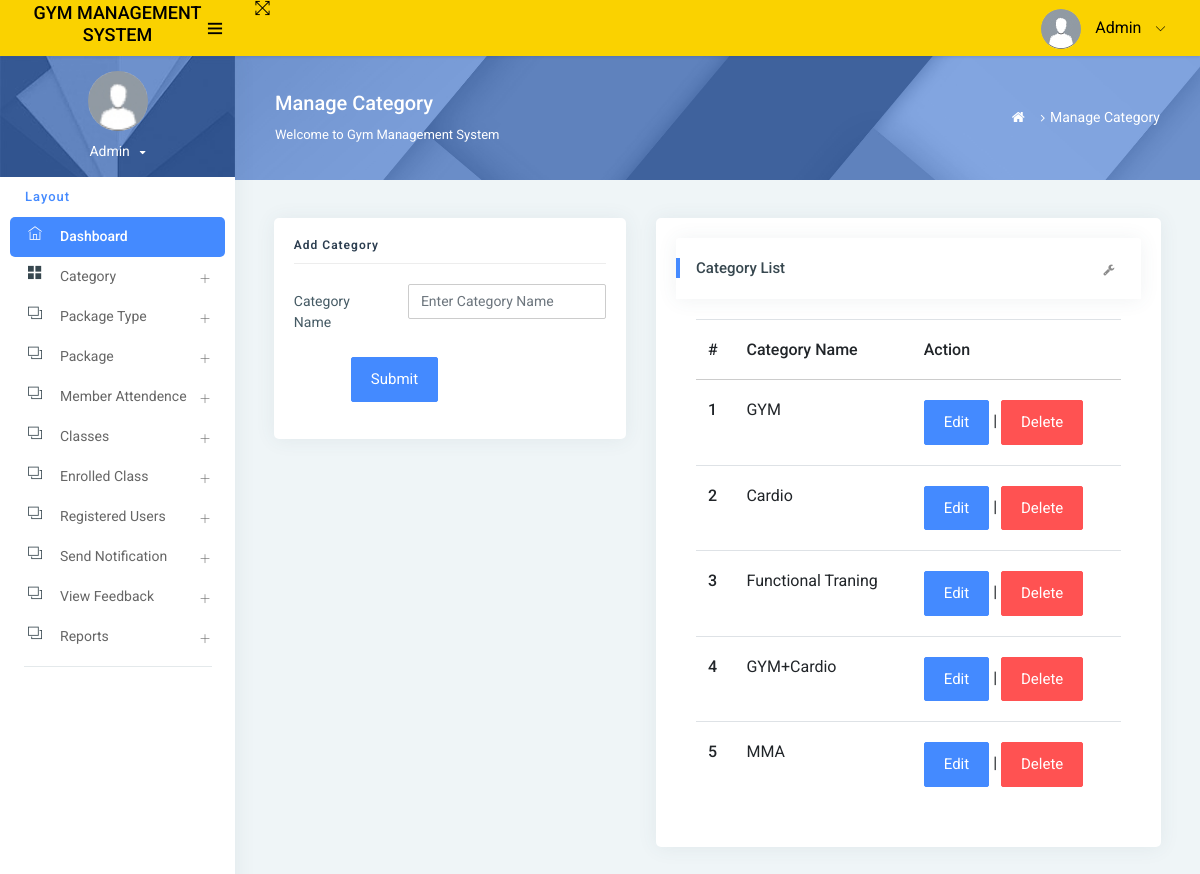
The page /manageCategory/ (signed in) on the database its author committed.
### app/models.py (models this page shows, shortened)
class Category(models.Model):
    categoryname = models.CharField(max_length=200, null=True)
    status = models.CharField(max_length=300, null=True)
    creationdate = models.DateTimeField(auto_now_add=True)

### app/views.py (the view)
# urls.py: path('manageCategory/', manageCategory, name='manageCategory'),
def manageCategory(request):
    if not request.user.is_authenticated:
        return redirect('admin_login')
    category = Category.objects.all()
    try:
        if request.method == "POST":
            categoryname = request.POST['categoryname']
            try:
                Category.objects.create(categoryname=categoryname)
                error = "no"
            except:
                error = "yes"
    except:
        pass
    return render(request, 'admin/manageCategory.html', locals())

### templates/admin/manageCategory.html (shortened to what this page needs)
{% extends 'admin_base.html' %}
{% load static %}
{% block main %}
<div class="page-header">
    <div class="page-block">
        <div class="row align-items-center">
            <div class="col-md-8">
                <div class="page-header-title">
                    <h5 class="m-b-10">Manage Category</h5>
                    <p class="m-b-0">Welcome to Gym Management System</p>
                </div>
            </div>
            <div class="col-md-4">
                <ul class="breadcrumb-title">
                    <li class="breadcrumb-item">
                        <a href="{% url 'admin_home' %}"> <i class="fa fa-home"></i> </a>
                    </li>
                    <li class="breadcrumb-item"><a href="">Manage Category</a>
                    </li>
                </ul>
            </div>
        </div>
    </div>
</div>
<div class="pcoded-inner-content">
    <div class="main-body">
        <div class="page-wrapper">
            <div class="page-body">
                <div class="row">
                    <div class="col-sm-5">
                        <div class="card">
                            <div class="card-block">
                                <h4 class="sub-title">Add Category</h4>
                                <form method="post">
                                    <div class="form-group row">
                                        <label class="col-sm-4 col-form-label">Category Name</label>
                                        <div class="col-sm-8">
                                            <input type="text" name="categoryname" placeholder="Enter Category Name"
                                                   class="form-control" required>
                                        </div>
                                    </div>
                                    <div class="form-group row">
                                        <label class="col-sm-2 col-form-label"></label>
                                        <div class="col-sm-10">
                                            <input type="submit" class="btn btn-primary" value="Submit">
                                        </div>
                                    </div>
                                </form>
                            </div>
                        </div>
                    </div>
                    <div class="col-md-7">
                        <div class="card">
                            <div class="card-block">
                                <div class="card-header">
                                    <h5>Category List</h5>
                                    <div class="card-header-right">
                                        <ul class="list-unstyled card-option">
                                            <li><i class="fa fa fa-wrench open-card-option"></i></li>
                                        </ul>
                                    </div>
                                </div>
                                <div class="card-block table-border-style">
                                    <div class="table-responsive">
                                        <table class="table">
                                            <thead>
                                            <tr>
                                                <th>#</th>
                                                <th>Category Name</th>
                                                <th>Action</th>
                                            </tr>
                                            </thead>
                                            <tbody>
                                            {% for i in category %}
                                            <tr>
                                                <th scope="row">{{forloop.counter}}</th>
                                                <td>{{i.categoryname}}</td>
                                                <td><a href="{% url 'editCategory' i.id %}" class="btn btn-primary">Edit</a> |
                                                    <a href="{% url 'deleteCategory' i.id %}"
                                                       onclick="return confirm('Are you sure to Delete')"
                                                       class="btn btn-danger">Delete</a></td>
                                            </tr>
                                            {% endfor %}
                                            </tbody>
                                        </table>
                                    </div>
                                </div>
                            </div>
                        </div>
                    </div>
                </div>
            </div>
        </div>
    </div>
</div>
{% endblock %}

### rows shown on the page
Category: categoryname "GYM"
Category: categoryname "Cardio"
Category: categoryname "Functional Traning"
Category: categoryname "GYM+Cardio"
Category: categoryname "MMA"
